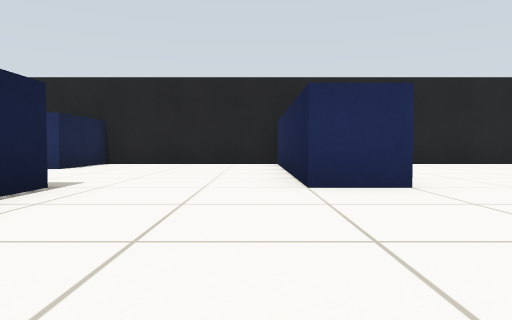
[1] (above)

23 first-person views from a walk through a Gazebo world. The camera is 0.39 m above the floor, tilts 2° down and sees 70° across. The floor is counted in squares, 1 m on a side. Each view is taken from the middle of a square. On the plan, view 1 faces up. The plan holds only what a view shows up to about 9 squares ahead; the rest is blank.

[2]
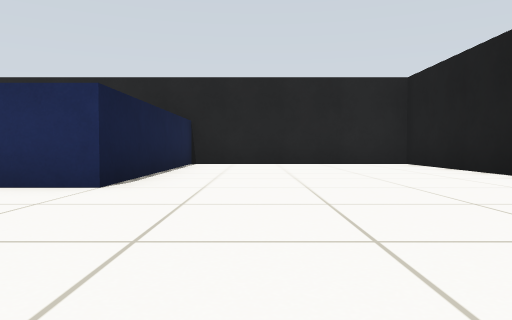

[3]
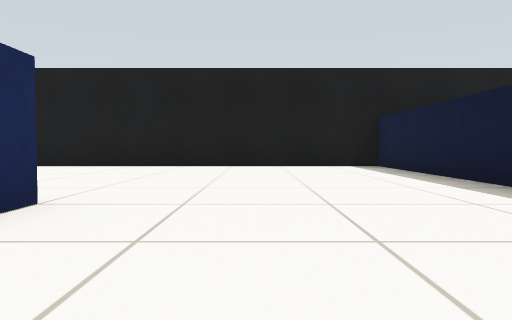

[4]
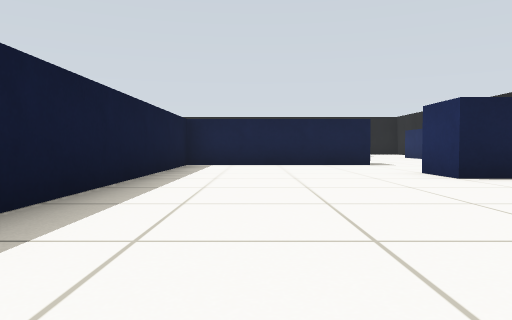

[5]
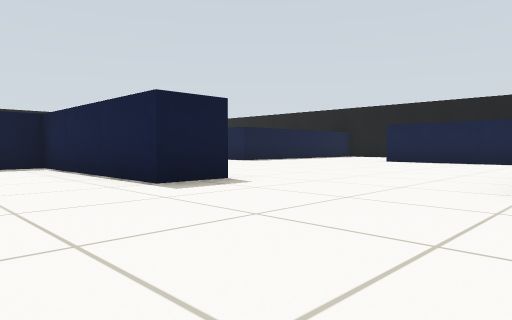

[6]
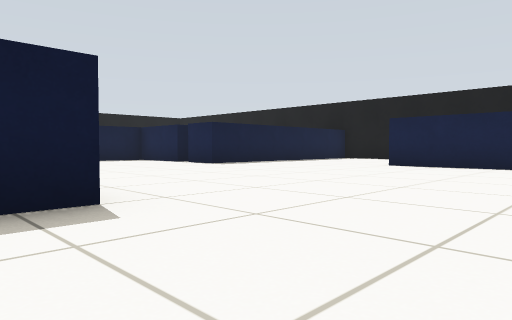

[7]
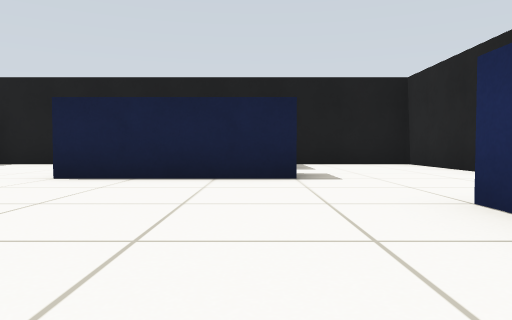

[8]
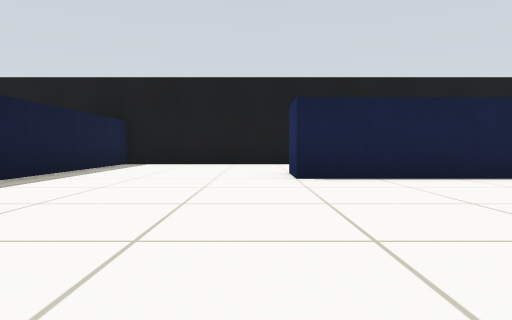

[9]
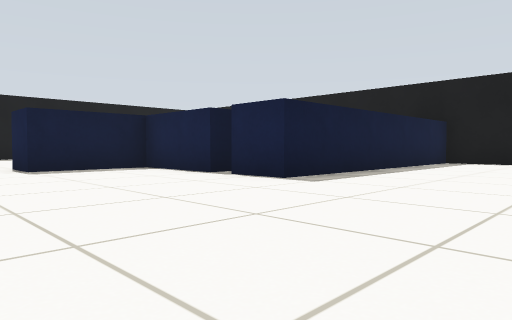

[10]
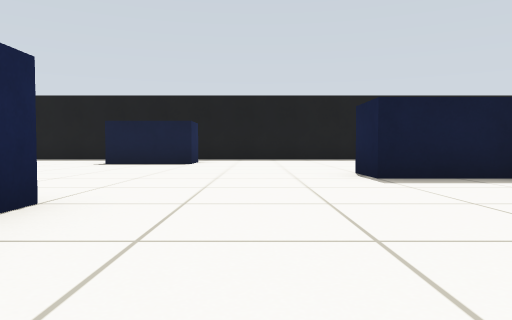

[11]
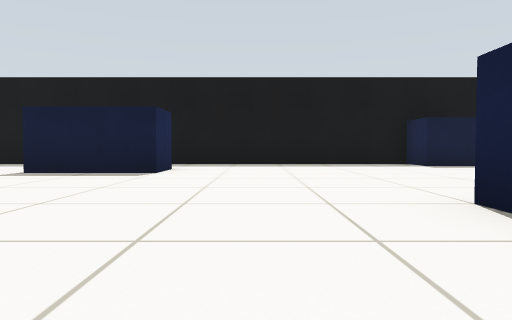

[12]
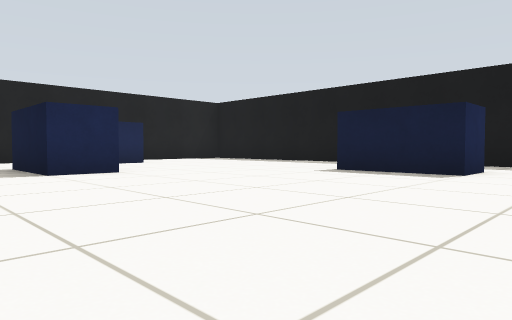

[13]
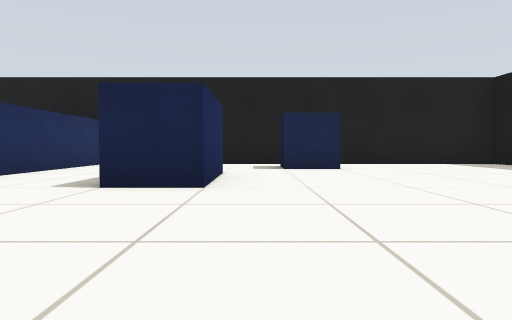

[14]
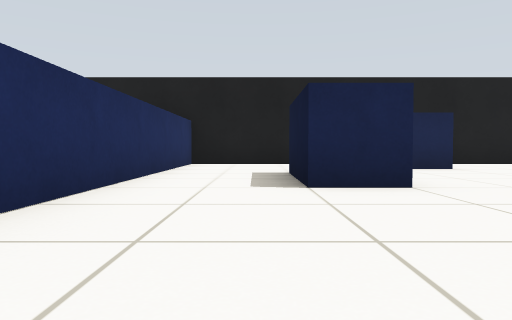

[15]
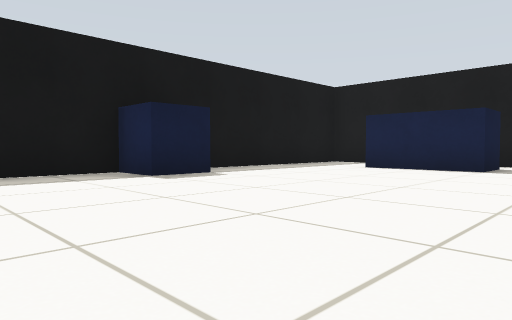

[16]
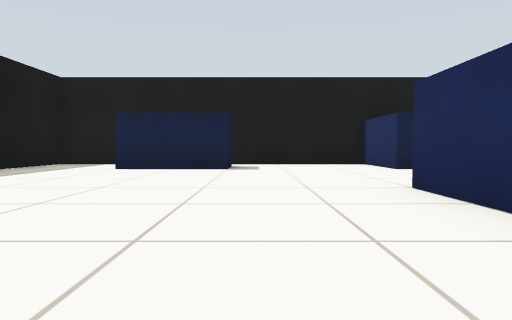

[17]
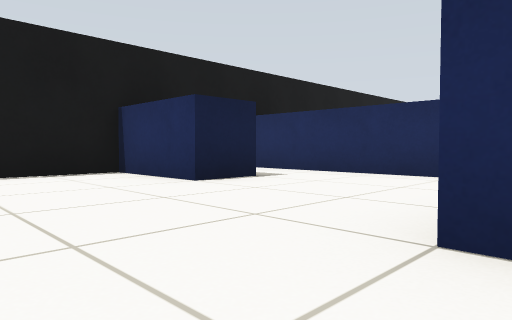

[18]
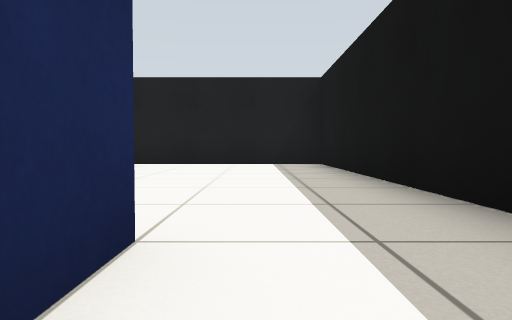

[19]
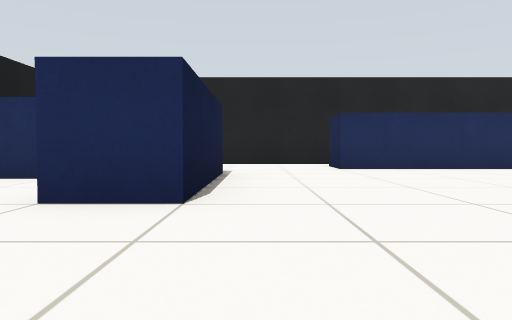

[20]
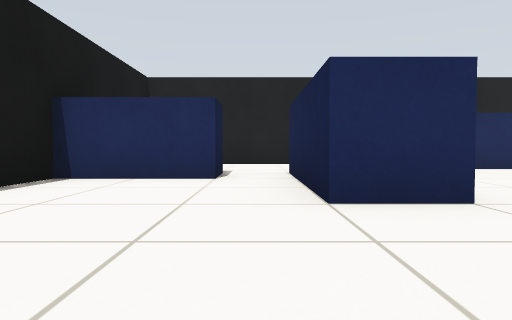

[21]
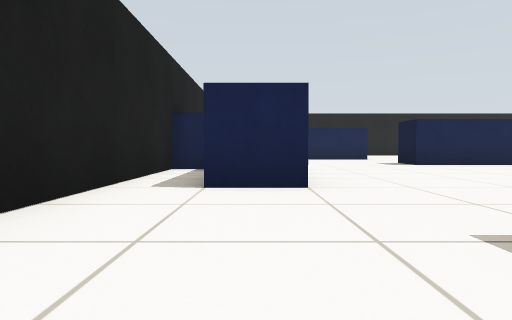

[22]
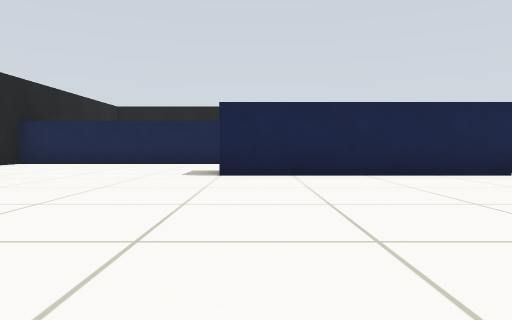

[23]
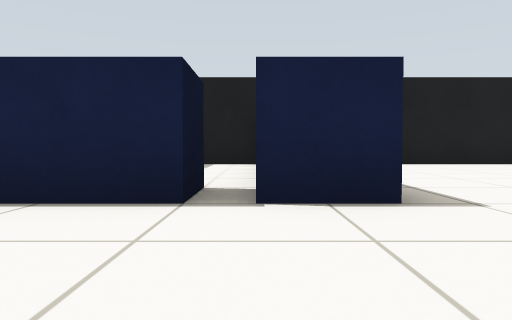

### Floor plan
Points are (right, up) in squares from view 1. A wall is a line through its corners. A room is listed if a view was taken in it or the views show most of it. See-through windows are left out.
Room 1 (views 1, 2, 3, 4)
walls: (-2, 3.5) (-2, -0.5) (6.5, -0.5) (6.5, 8.5) (1.5, 8.5) (1.5, 3.5) (0.5, 3.5)
ways out: opening at (-0.5, 3) to room 2
Room 2 (views 5, 6, 7, 8, 9, 10, 11, 12, 13, 14, 15, 16, 17, 18, 19, 20, 21, 22, 23)
walls: (-7.5, -2.5) (-7.5, -4.5) (-5.5, -4.5) (-5.5, -5.5); (-3, -0.5) (-3, 3.5) (-2, 3.5); (-7.1, -5.5) (-8.5, -5.5); (-9.6, -2) (-13, -2); (-11.5, -3.5) (-11.5, -4.5) (-13.5, -4.5) (-13.5, -7.8); (-2.5, -9.6) (-2.5, -8.5) (-0.5, -8.5); (-0.5, -9.5) (-1.4, -9.5); (-8.6, -10.5) (-7.5, -10.5) (-7.5, -11.5) (-2, -11.5); (0.5, 3.5) (0.5, 8.5) (-3.5, 8.5) (-3.5, 6.5) (-7.5, 6.5) (-7.5, 7.5); (-13.5, -2) (-13.5, -3.2); (-12.6, -7.5) (-11.5, -7.5) (-11.5, -9.5); (3.5, -5.5) (1.5, -5.5) (1.5, -4.5) (3.5, -4.5); (-9.5, 5.5) (-9.5, 2.5) (-10.5, 2.5) (-10.5, 5.4); (0.1, -11.5) (6.5, -11.5) (6.5, -2.5) (0.1, -2.5); (4.5, -7.6) (4.5, -6.5) (5.4, -6.5); (-11.5, 5.5) (-11.5, 4.5) (-13.5, 4.5) (-13.5, -1) (-7.5, -1) (-7.5, -2); (-4.5, 7.9) (-4.5, 8.5) (-13.5, 8.5) (-13.5, 5.9); (-12.5, -11.5) (-9.2, -11.5)
ways out: opening at (-0.5, 3) to room 1; opening at (-13, -8.5) to room 3; opening at (-12, -10.5) to room 3
Room 3 (no view inside)
walls: (-13.5, -10.2) (-13.5, -11.5) (-12.5, -11.5)
ways out: opening at (-13, -8.5) to room 2; opening at (-12, -10.5) to room 2

Positions as (right, up) in squares from view 1, and headings:
1: (0, 0), facing up
2: (3, 0), facing up
3: (-1, 2), facing right
4: (6, 1), facing left
5: (0, 7), facing down-left
6: (-2, 6), facing down-left
7: (-5, 5), facing left
8: (-5, 2), facing left
9: (-4, 2), facing down-left
10: (-4, 0), facing down
11: (-4, -3), facing down
12: (-4, -3), facing down-right
13: (-2, -6), facing right
14: (-2, -4), facing right
15: (-5, -6), facing down-left
16: (-5, -7), facing left
17: (-8, -7), facing up-left
18: (-2, -10), facing right
19: (-9, 0), facing up
20: (-11, 0), facing up
21: (-11, 7), facing right
22: (-8, 3), facing right
23: (-5, -2), facing left
